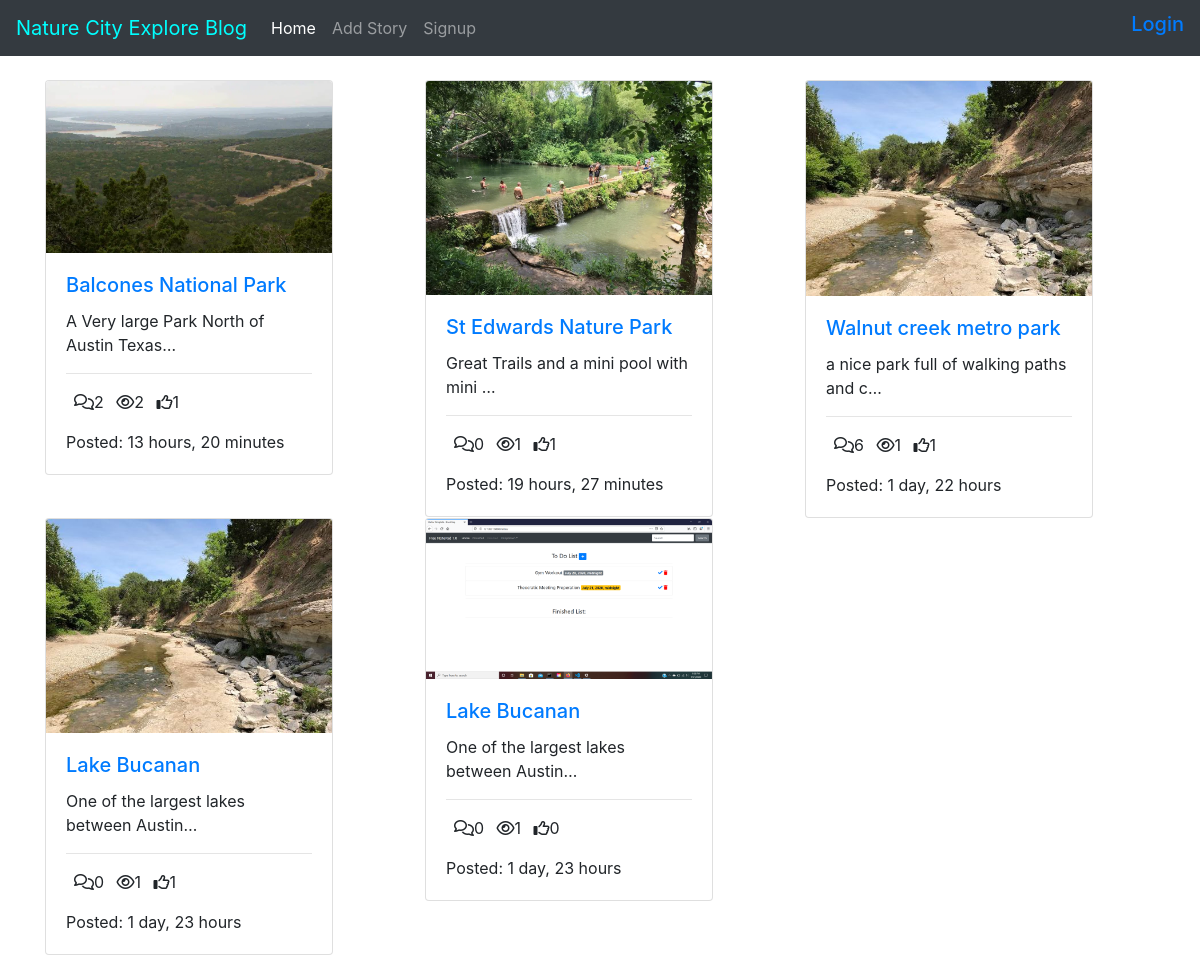
The page / on the database its author committed.
### posts/models.py (models this page shows, shortened)
class Post(models.Model):
    title = models.CharField(max_length=100)
    content = models.TextField()
    thumbnail = models.ImageField()
    publish_date = models.DateTimeField(auto_now_add=True)
    last_updated = models.DateTimeField(auto_now=True)
    author = models.ForeignKey(User, on_delete=models.CASCADE)
    slug = models.SlugField()
    def get_absolute_url(self):
        return reverse("detail", kwargs={
            'slug': self.slug
        })
    @property
    def get_comment_count(self):
        return self.comment_set.all().count()
    @property
    def get_view_count(self):
        return self.postview_set.all().count()
    @property
    def get_like_count(self):
        return self.like_set.all().count()

### posts/views.py (the view)
# urls.py: path('', PostListView.as_view(), name='list'),
class PostListView(ListView):
    model = Post
    queryset = Post.objects.order_by('-publish_date')
    context_object_name = 'post_list'

### posts/templates/posts/post_list.html
{% extends 'posts/base.html' %}
{% block content %}
<div class='container'>
    <div class='row'>
        {% for object in post_list %}
        <div class="col-4">
            <div class="card" style="width: 18rem;">
                <img src="{{ object.thumbnail.url }}" class="card-img-top" alt="...">
                <div class="card-body">
                <a href="{{ object.get_absolute_url }}">
                  <h5 class="card-title"> {{ object.title }}</h5></a>
                  <p class="card-text">{{ object.content|truncatechars:40 }}</p>
                  <hr/>
                  <p class='card-text'>
                      <span><i class="far fa-comments ml-2"></i>{{ object.get_comment_count }}</span>
                      <span><i class="far fa-eye ml-2"></i>{{ object.get_view_count }}</span>
                      <span><i class="far fa-thumbs-up ml-2"></i>{{ object.get_like_count }}</span>
                  </p>
                  <p class='card-text'>
                      Posted: {{ object.publish_date|timesince }}
                  </p>
                </div>
              </div>
        </div>
         {% endfor %}
</div>
</div>
{% endblock %}

### posts/templates/posts/base.html (shortened to what this page needs)
<!doctype html>
<html lang="en">
  <head>
<link rel="stylesheet" href="https://stackpath.bootstrapcdn.com/bootstrap/4.5.0/css/bootstrap.min.css">
  </head>
  <body>
    <nav class="navbar navbar-expand-md navbar-dark bg-dark mb-4">
  <a class="navbar-brand" style="color: aqua;" href="#">Nature City Explore Blog</a>
  <div class="collapse navbar-collapse" id="navbarCollapse">
    <ul class="navbar-nav mr-auto">
      <li class="nav-item active">
        <a class="nav-link" href="/">Home <span class="sr-only">(current)</span></a>
      </li>
      {% if request.user.is_authenticated %}
      <li class="nav-item active">
        <a class="nav-link" href="{% url 'create' %}">Add Story <span class="sr-only">(current)</span></a>
      </li>
      {% else %}
      <a class="nav-link" href="{% url 'login' %}">Add Story <span class="sr-only">(current)</span></a>
      <a class="nav-link" href="{% url 'signup' %}">Signup <span class="sr-only">(current)</span></a>
        {% endif %}
    </ul>
    <h5 style="color: aqua;">
      {% if request.user.is_authenticated %}
      <p>You are logged in, {{ request.user.username }}</p>
      <div>
        <a href="{% url 'logout' %}">Logout</a>
      </div>
      {% else %}
       <div><a href="{% url 'login' %}">Login</a></div>
      {% endif %}</h5>
  </div>
</nav>
  {% block content %}
{% endblock %}
</body>
</html>

### rows shown on the page
Post: thumbnail (picture), title "Balcones National Park", content "A Very large Park North of Austin Texas…", get_comment_count "2", get_view_count "2", get_like_count "1", publish_date "13 hours, 20 minutes"
Post: thumbnail (picture), title "St Edwards Nature Park", content "Great Trails and a mini pool with mini …", get_comment_count "0", get_view_count "1", get_like_count "1", publish_date "19 hours, 27 minutes"
Post: thumbnail (picture), title "Walnut creek metro park", content "a nice park full of walking paths and c…", get_comment_count "6", get_view_count "1", get_like_count "1", publish_date "1 day, 22 hours"
Post: thumbnail (picture), title "Lake Bucanan", content "One of the largest lakes between Austin…", get_comment_count "0", get_view_count "1", get_like_count "1", publish_date "1 day, 23 hours"
Post: thumbnail (picture), title "Lake Bucanan", content "One of the largest lakes between Austin…", get_comment_count "0", get_view_count "1", get_like_count "0", publish_date "1 day, 23 hours"
